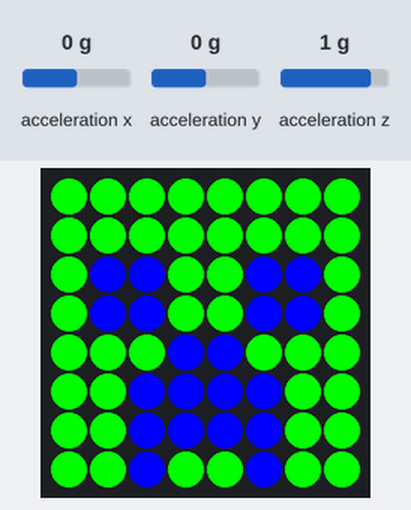
Simulated run of this program. Board: Raspberry Pi (BCM pin numbers) with a Sense HAT. Parts: the Sense HAT's 8×8 RGB LED matrix. The test bench sets the inputs (shaded band); at power-on: acceleration x 0 g, acceleration y 0 g, acceleration z 1 g.

Above: at 1.2 s.
1.3 s: acceleration x set to -1.4 g
At 2.3 s:
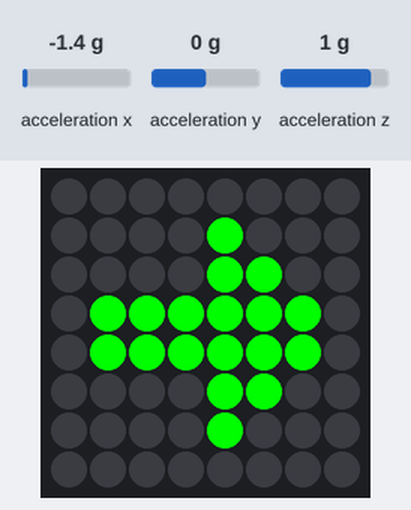
2.8 s: acceleration x set to 0 g
At 3.4 s:
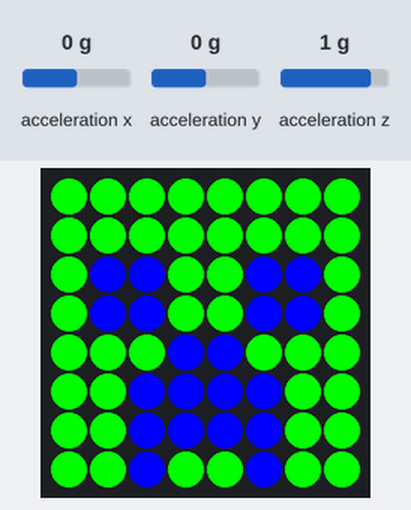
4.3 s: acceleration y set to -1.4 g
At 4.6 s:
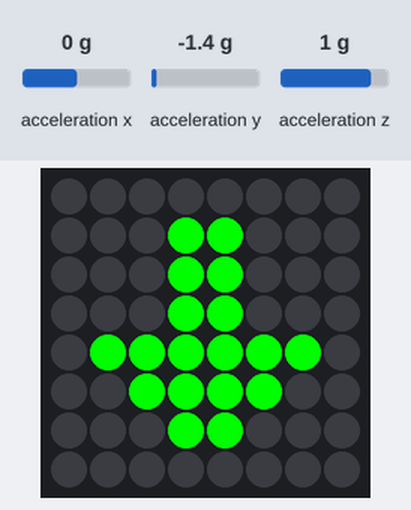
Timing chart, 0 to 7.3 s (numbered marks = the images above; inputs shaded):
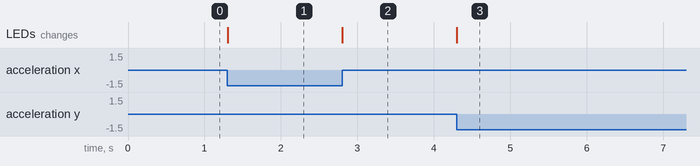

Measured:
- after the input at 1.3 s, the LEDs: change at once (image 1)
- after the input at 2.8 s, the LEDs: change at once (image 2)
- after the input at 4.3 s, the LEDs: change at once (image 3)

The program:

qyrogyroskop.py
```python
# Anders Chr Rungborg
# 19-04-2020
# LEDPild
from sense_hat import SenseHat

hat = SenseHat()

b = (0, 0, 255)                                  # Blå
g = (0, 255, 0)                                  # Grøn
x = (0, 0, 0)                                    # slåg

image_Op = [                                     # pil op
    x, x, x, x, x, x, x, x,
    x, x, x, g, g, x, x, x,
    x, x, g, g, g, g, x, x,
    x, g, g, g, g, g, g, x,
    x, x, x, g, g, x, x, x,
    x, x, x, g, g, x, x, x,
    x, x, x, g, g, x, x, x,
    x, x, x, x, x, x, x, x
]

image_Ned = [                                     # pil ned
    x, x, x, x, x, x, x, x,
    x, x, x, g, g, x, x, x,
    x, x, x, g, g, x, x, x,
    x, x, x, g, g, x, x, x,
    x, g, g, g, g, g, g, x,
    x, x, g, g, g, g, x, x,
    x, x, x, g, g, x, x, x,
    x, x, x, x, x, x, x, x
]

image_Left = [                                     # pil ledt
    x, x, x, x, x, x, x, x,
    x, x, x, x, g, x, x, x,
    x, x, x, x, g, g, x, x,
    x, g, g, g, g, g, g, x,
    x, g, g, g, g, g, g, x,
    x, x, x, x, g, g, x, x,
    x, x, x, x, g, x, x, x,
    x, x, x, x, x, x, x, x
]

image_Rigt = [                                      # pil rigt
    x, x, x, x, x, x, x, x,
    x, x, x, g, x, x, x, x,
    x, x, g, g, x, x, x, x,
    x, g, g, g, g, g, g, x,
    x, g, g, g, g, g, g, x,
    x, x, g, g, x, x, x, x,
    x, x, x, g, x, x, x, x,
    x, x, x, x, x, x, x, x
]

creeper = [                                         # creeper
    g,g,g,g,g,g,g,g,
    g,g,g,g,g,g,g,g,
    g,b,b,g,g,b,b,g,
    g,b,b,g,g,b,b,g,
    g,g,g,b,b,g,g,g,
    g,g,b,b,b,b,g,g,
    g,g,b,b,b,b,g,g,
    g,g,b,g,g,b,g,g
]

while True:
    acceleration = hat.get_accelerometer_raw()      # setter qyrogyroskop på
    x = acceleration["x"]                           # op og ned
    y = acceleration["y"]                           # venster og høred

    x=round(x, 0)                                   # rutasjon på op og ned
    y=round(y, 0)                                   # rutasjon venster og høred


    if x == -1:                                     # her siger vis der er -1
        hat.set_pixels(image_Left)                  # viser den pil til venster

    elif x == 1:                                    # her siger vis der er 1
        hat.set_pixels(image_Rigt)                  # viser den pil til høred

    elif y == 1:                                    #
        hat.set_pixels(image_Op)                    #

    elif y == -1:                                   #
        hat.set_pixels(image_Ned)                   #

    else:                                           # standbymode
        hat.set_pixels(creeper)
```
